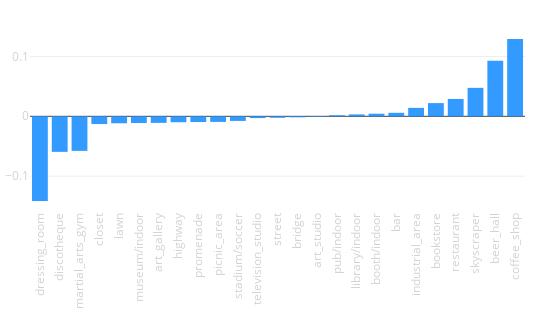

Notebook source saved alongside this figure:
### Code cell
tags_delta(city_data, opposite_city_data)

### Figure 1 — Plotly figure (JSON) as saved in the notebook; plotly's stock layout.template omitted (floating-point values rounded to 4 significant figures)
{"data": [{"marker": {"color": "dodgerblue"}, "opacity": 0.9, "type": "bar", "uid": "78b5ba7a-44d6-11e9-83a9-3c15c2cf2370", "x": ["dressing_room", "discotheque", "martial_arts_gym", "closet", "lawn", "museum/indoor", "art_gallery", "highway", "promenade", "picnic_area", "stadium/soccer", "television_studio", "street", "bridge", "art_studio", "pub/indoor", "library/indoor", "booth/indoor", "bar", "industrial_area", "bookstore", "restaurant", "skyscraper", "beer_hall", "coffee_shop"], "y": [-0.1415, -0.05942, -0.05774, -0.01292, -0.01164, -0.01118, -0.01097, -0.009896, -0.00948, -0.009355, -0.007694, -0.002966, -0.002492, -0.001686, -0.001086, 0.001842, 0.003212, 0.00438, 0.005864, 0.01414, 0.02211, 0.02902, 0.04759, 0.09267, 0.1292]}], "layout": {"height": 330, "margin": {"b": 120, "l": 30, "r": 25, "t": 30}, "showlegend": false, "width": 550, "xaxis": {"tickangle": -90, "tickfont": {"color": "lightgrey", "size": 11.5}}, "xaxis2": {"tickangle": -90, "tickfont": {"color": "lightgrey", "size": 11.5}}, "yaxis": {"tickfont": {"color": "lightgrey", "size": 11.5}}, "yaxis2": {"tickfont": {"color": "lightgrey", "size": 11.5}}}}
